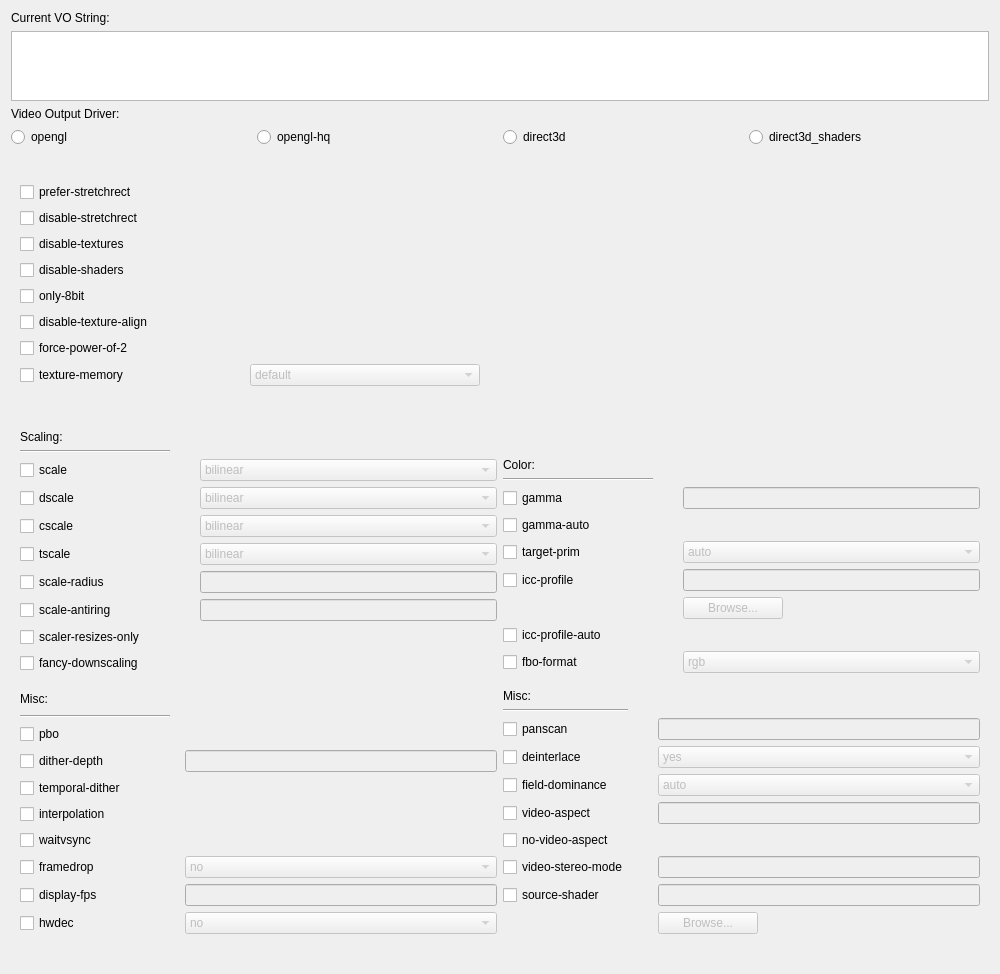
<?xml version="1.0" encoding="UTF-8"?>
<ui version="4.0">
 <class>tabVideo</class>
 <widget class="QWidget" name="tabVideo">
  <property name="windowModality">
   <enum>Qt::WindowModal</enum>
  </property>
  <property name="geometry">
   <rect>
    <x>0</x>
    <y>0</y>
    <width>1000</width>
    <height>900</height>
   </rect>
  </property>
  <property name="windowTitle">
   <string>mpv Configurator - Video</string>
  </property>
  <layout class="QVBoxLayout" name="verticalLayout">
   <item>
    <widget class="QLabel" name="label_current_string">
     <property name="text">
      <string>Current VO String: </string>
     </property>
    </widget>
   </item>
   <item>
    <widget class="QTextEdit" name="textEdit">
     <property name="maximumSize">
      <size>
       <width>16777215</width>
       <height>100</height>
      </size>
     </property>
     <property name="readOnly">
      <bool>true</bool>
     </property>
    </widget>
   </item>
   <item>
    <widget class="QLabel" name="label_video_output">
     <property name="text">
      <string>Video Output Driver:</string>
     </property>
    </widget>
   </item>
   <item>
    <layout class="QHBoxLayout" name="horizontalLayout">
     <item>
      <widget class="QRadioButton" name="radio_preset_opengl">
       <property name="text">
        <string>opengl</string>
       </property>
      </widget>
     </item>
     <item>
      <widget class="QRadioButton" name="radio_preset_openglhq">
       <property name="text">
        <string>opengl-hq</string>
       </property>
      </widget>
     </item>
     <item>
      <widget class="QRadioButton" name="radio_preset_direct3d">
       <property name="text">
        <string>direct3d</string>
       </property>
      </widget>
     </item>
     <item>
      <widget class="QRadioButton" name="radio_preset_direct3d_shaders">
       <property name="text">
        <string>direct3d_shaders</string>
       </property>
      </widget>
     </item>
    </layout>
   </item>
   <item>
    <spacer name="verticalSpacer">
     <property name="orientation">
      <enum>Qt::Vertical</enum>
     </property>
     <property name="sizeHint" stdset="0">
      <size>
       <width>20</width>
       <height>40</height>
      </size>
     </property>
    </spacer>
   </item>
   <item>
    <layout class="QGridLayout" name="gridLayout_2">
     <property name="topMargin">
      <number>10</number>
     </property>
     <item row="1" column="0">
      <widget class="QWidget" name="video_settings_opengl" native="true">
       <layout class="QGridLayout" name="gridLayout">
        <item row="2" column="2">
         <layout class="QGridLayout" name="gridLayout_6">
          <property name="topMargin">
           <number>10</number>
          </property>
          <property name="horizontalSpacing">
           <number>30</number>
          </property>
          <property name="verticalSpacing">
           <number>-1</number>
          </property>
          <item row="0" column="0">
           <widget class="QLabel" name="label_gamma">
            <property name="text">
             <string>Color:</string>
            </property>
           </widget>
          </item>
          <item row="1" column="0">
           <widget class="Line" name="line_2">
            <property name="minimumSize">
             <size>
              <width>150</width>
              <height>0</height>
             </size>
            </property>
            <property name="orientation">
             <enum>Qt::Horizontal</enum>
            </property>
           </widget>
          </item>
          <item row="2" column="0">
           <widget class="QCheckBox" name="box_gamma">
            <property name="text">
             <string>gamma</string>
            </property>
           </widget>
          </item>
          <item row="2" column="1">
           <widget class="QLineEdit" name="value_gamma">
            <property name="enabled">
             <bool>false</bool>
            </property>
           </widget>
          </item>
          <item row="3" column="0">
           <widget class="QCheckBox" name="box_gamma_auto">
            <property name="text">
             <string>gamma-auto</string>
            </property>
           </widget>
          </item>
          <item row="4" column="0">
           <widget class="QCheckBox" name="box_target_prim">
            <property name="text">
             <string>target-prim</string>
            </property>
           </widget>
          </item>
          <item row="4" column="1">
           <widget class="QComboBox" name="target_prim_combobox">
            <property name="enabled">
             <bool>false</bool>
            </property>
            <property name="currentIndex">
             <number>0</number>
            </property>
            <item>
             <property name="text">
              <string>auto</string>
             </property>
            </item>
            <item>
             <property name="text">
              <string>bt.470m</string>
             </property>
            </item>
            <item>
             <property name="text">
              <string>bt.601-525</string>
             </property>
            </item>
            <item>
             <property name="text">
              <string>bt.601-625</string>
             </property>
            </item>
            <item>
             <property name="text">
              <string>bt.709</string>
             </property>
            </item>
            <item>
             <property name="text">
              <string>bt.2020</string>
             </property>
            </item>
            <item>
             <property name="text">
              <string>apple</string>
             </property>
            </item>
            <item>
             <property name="text">
              <string>adobe</string>
             </property>
            </item>
            <item>
             <property name="text">
              <string>prophoto</string>
             </property>
            </item>
            <item>
             <property name="text">
              <string>cie1931</string>
             </property>
            </item>
           </widget>
          </item>
          <item row="5" column="0">
           <widget class="QCheckBox" name="box_icc_profile">
            <property name="text">
             <string>icc-profile</string>
            </property>
           </widget>
          </item>
          <item row="5" column="1">
           <widget class="QLineEdit" name="value_icc_profile">
            <property name="enabled">
             <bool>false</bool>
            </property>
           </widget>
          </item>
          <item row="6" column="1">
           <widget class="QPushButton" name="button_browse_icc_profile">
            <property name="enabled">
             <bool>false</bool>
            </property>
            <property name="maximumSize">
             <size>
              <width>100</width>
              <height>16777215</height>
             </size>
            </property>
            <property name="text">
             <string>Browse...</string>
            </property>
           </widget>
          </item>
          <item row="7" column="0">
           <widget class="QCheckBox" name="box_icc_profile_auto">
            <property name="text">
             <string>icc-profile-auto</string>
            </property>
           </widget>
          </item>
          <item row="8" column="0">
           <widget class="QCheckBox" name="box_fbo_format">
            <property name="accessibleName">
             <string>fbo-format=&lt;fmt&gt;</string>
            </property>
            <property name="text">
             <string>fbo-format</string>
            </property>
           </widget>
          </item>
          <item row="8" column="1">
           <widget class="QComboBox" name="fbo_format_combobox">
            <property name="enabled">
             <bool>false</bool>
            </property>
            <property name="currentIndex">
             <number>0</number>
            </property>
            <item>
             <property name="text">
              <string>rgb</string>
             </property>
            </item>
            <item>
             <property name="text">
              <string>rgba</string>
             </property>
            </item>
            <item>
             <property name="text">
              <string>rgb8</string>
             </property>
            </item>
            <item>
             <property name="text">
              <string>rgb10</string>
             </property>
            </item>
            <item>
             <property name="text">
              <string>rgb10_a2</string>
             </property>
            </item>
            <item>
             <property name="text">
              <string>rgb16</string>
             </property>
            </item>
            <item>
             <property name="text">
              <string>rgb16f</string>
             </property>
            </item>
            <item>
             <property name="text">
              <string>rgb32f</string>
             </property>
            </item>
            <item>
             <property name="text">
              <string>rgba12</string>
             </property>
            </item>
            <item>
             <property name="text">
              <string>rgba16</string>
             </property>
            </item>
            <item>
             <property name="text">
              <string>rgba16f</string>
             </property>
            </item>
            <item>
             <property name="text">
              <string>rgba32f</string>
             </property>
            </item>
           </widget>
          </item>
         </layout>
        </item>
        <item row="4" column="0">
         <layout class="QGridLayout" name="gridLayout_5">
          <property name="topMargin">
           <number>10</number>
          </property>
          <property name="horizontalSpacing">
           <number>15</number>
          </property>
          <property name="verticalSpacing">
           <number>-1</number>
          </property>
          <item row="0" column="0">
           <widget class="QLabel" name="label_misc">
            <property name="text">
             <string>Misc:</string>
            </property>
           </widget>
          </item>
          <item row="1" column="0">
           <widget class="Line" name="line_3">
            <property name="minimumSize">
             <size>
              <width>150</width>
              <height>0</height>
             </size>
            </property>
            <property name="orientation">
             <enum>Qt::Horizontal</enum>
            </property>
           </widget>
          </item>
          <item row="2" column="0">
           <widget class="QCheckBox" name="box_pbo">
            <property name="statusTip">
             <string/>
            </property>
            <property name="text">
             <string>pbo</string>
            </property>
           </widget>
          </item>
          <item row="3" column="0">
           <widget class="QCheckBox" name="box_dither_depth">
            <property name="statusTip">
             <string/>
            </property>
            <property name="text">
             <string>dither-depth</string>
            </property>
           </widget>
          </item>
          <item row="3" column="1">
           <widget class="QLineEdit" name="value_dither_depth">
            <property name="enabled">
             <bool>false</bool>
            </property>
           </widget>
          </item>
          <item row="4" column="0">
           <widget class="QCheckBox" name="box_temporal_dither">
            <property name="statusTip">
             <string/>
            </property>
            <property name="text">
             <string>temporal-dither</string>
            </property>
           </widget>
          </item>
          <item row="5" column="0">
           <widget class="QCheckBox" name="box_interpolation">
            <property name="statusTip">
             <string/>
            </property>
            <property name="text">
             <string>interpolation</string>
            </property>
           </widget>
          </item>
          <item row="6" column="0">
           <widget class="QCheckBox" name="box_waitvsync">
            <property name="statusTip">
             <string/>
            </property>
            <property name="text">
             <string>waitvsync</string>
            </property>
           </widget>
          </item>
          <item row="7" column="0">
           <widget class="QCheckBox" name="box_framedrop_mode">
            <property name="statusTip">
             <string/>
            </property>
            <property name="text">
             <string>framedrop</string>
            </property>
           </widget>
          </item>
          <item row="7" column="1">
           <widget class="QComboBox" name="framedrop_combobox">
            <property name="enabled">
             <bool>false</bool>
            </property>
            <property name="currentIndex">
             <number>0</number>
            </property>
            <item>
             <property name="text">
              <string>no</string>
             </property>
            </item>
            <item>
             <property name="text">
              <string>vo</string>
             </property>
            </item>
            <item>
             <property name="text">
              <string>decoder</string>
             </property>
            </item>
            <item>
             <property name="text">
              <string>decoder+vo</string>
             </property>
            </item>
           </widget>
          </item>
          <item row="8" column="0">
           <widget class="QCheckBox" name="box_display_fps">
            <property name="statusTip">
             <string/>
            </property>
            <property name="text">
             <string>display-fps</string>
            </property>
           </widget>
          </item>
          <item row="8" column="1">
           <widget class="QLineEdit" name="value_display_fps">
            <property name="enabled">
             <bool>false</bool>
            </property>
           </widget>
          </item>
          <item row="9" column="0">
           <widget class="QCheckBox" name="box_hwdec">
            <property name="statusTip">
             <string/>
            </property>
            <property name="text">
             <string>hwdec</string>
            </property>
           </widget>
          </item>
          <item row="9" column="1">
           <widget class="QComboBox" name="hwdec_combobox">
            <property name="enabled">
             <bool>false</bool>
            </property>
            <property name="currentIndex">
             <number>0</number>
            </property>
            <item>
             <property name="text">
              <string>no</string>
             </property>
            </item>
            <item>
             <property name="text">
              <string>auto</string>
             </property>
            </item>
            <item>
             <property name="text">
              <string>vdpau</string>
             </property>
            </item>
            <item>
             <property name="text">
              <string>vaapi</string>
             </property>
            </item>
            <item>
             <property name="text">
              <string>vaapi-copy</string>
             </property>
            </item>
            <item>
             <property name="text">
              <string>vda</string>
             </property>
            </item>
            <item>
             <property name="text">
              <string>dxva2-copy</string>
             </property>
            </item>
            <item>
             <property name="text">
              <string>rpi</string>
             </property>
            </item>
           </widget>
          </item>
         </layout>
        </item>
        <item row="1" column="0" rowspan="2">
         <layout class="QGridLayout" name="gridLayout_4">
          <property name="topMargin">
           <number>20</number>
          </property>
          <property name="horizontalSpacing">
           <number>30</number>
          </property>
          <property name="verticalSpacing">
           <number>-1</number>
          </property>
          <item row="0" column="0">
           <widget class="QLabel" name="label_scaling">
            <property name="text">
             <string>Scaling:</string>
            </property>
           </widget>
          </item>
          <item row="1" column="0">
           <widget class="Line" name="line">
            <property name="minimumSize">
             <size>
              <width>150</width>
              <height>0</height>
             </size>
            </property>
            <property name="orientation">
             <enum>Qt::Horizontal</enum>
            </property>
           </widget>
          </item>
          <item row="2" column="0">
           <widget class="QCheckBox" name="box_scale">
            <property name="text">
             <string>scale</string>
            </property>
           </widget>
          </item>
          <item row="2" column="1">
           <widget class="QComboBox" name="scaler_combobox">
            <property name="enabled">
             <bool>false</bool>
            </property>
            <property name="currentIndex">
             <number>0</number>
            </property>
            <item>
             <property name="text">
              <string>bilinear</string>
             </property>
            </item>
            <item>
             <property name="text">
              <string>spline36</string>
             </property>
            </item>
            <item>
             <property name="text">
              <string>lanczos</string>
             </property>
            </item>
            <item>
             <property name="text">
              <string>ewa_lanczos</string>
             </property>
            </item>
            <item>
             <property name="text">
              <string>ewa_lanczossharp</string>
             </property>
            </item>
            <item>
             <property name="text">
              <string>mitchell</string>
             </property>
            </item>
            <item>
             <property name="text">
              <string>oversample</string>
             </property>
            </item>
           </widget>
          </item>
          <item row="3" column="0">
           <widget class="QCheckBox" name="box_dscale">
            <property name="text">
             <string>dscale</string>
            </property>
           </widget>
          </item>
          <item row="3" column="1">
           <widget class="QComboBox" name="dscale_combobox">
            <property name="enabled">
             <bool>false</bool>
            </property>
            <property name="currentIndex">
             <number>0</number>
            </property>
            <item>
             <property name="text">
              <string>bilinear</string>
             </property>
            </item>
            <item>
             <property name="text">
              <string>spline36</string>
             </property>
            </item>
            <item>
             <property name="text">
              <string>lanczos</string>
             </property>
            </item>
            <item>
             <property name="text">
              <string>ewa_lanczos</string>
             </property>
            </item>
            <item>
             <property name="text">
              <string>ewa_lanczossharp</string>
             </property>
            </item>
            <item>
             <property name="text">
              <string>mitchell</string>
             </property>
            </item>
            <item>
             <property name="text">
              <string>oversample</string>
             </property>
            </item>
           </widget>
          </item>
          <item row="4" column="0">
           <widget class="QCheckBox" name="box_cscale">
            <property name="text">
             <string>cscale</string>
            </property>
           </widget>
          </item>
          <item row="4" column="1">
           <widget class="QComboBox" name="cscale_combobox">
            <property name="enabled">
             <bool>false</bool>
            </property>
            <property name="currentIndex">
             <number>0</number>
            </property>
            <item>
             <property name="text">
              <string>bilinear</string>
             </property>
            </item>
            <item>
             <property name="text">
              <string>spline36</string>
             </property>
            </item>
            <item>
             <property name="text">
              <string>lanczos</string>
             </property>
            </item>
            <item>
             <property name="text">
              <string>ewa_lanczos</string>
             </property>
            </item>
            <item>
             <property name="text">
              <string>ewa_lanczossharp</string>
             </property>
            </item>
            <item>
             <property name="text">
              <string>mitchell</string>
             </property>
            </item>
            <item>
             <property name="text">
              <string>oversample</string>
             </property>
            </item>
           </widget>
          </item>
          <item row="5" column="0">
           <widget class="QCheckBox" name="box_tscale">
            <property name="text">
             <string>tscale</string>
            </property>
           </widget>
          </item>
          <item row="5" column="1">
           <widget class="QComboBox" name="tscale_combobox">
            <property name="enabled">
             <bool>false</bool>
            </property>
            <property name="currentIndex">
             <number>0</number>
            </property>
            <item>
             <property name="text">
              <string>bilinear</string>
             </property>
            </item>
            <item>
             <property name="text">
              <string>spline36</string>
             </property>
            </item>
            <item>
             <property name="text">
              <string>lanczos</string>
             </property>
            </item>
            <item>
             <property name="text">
              <string>ewa_lanczos</string>
             </property>
            </item>
            <item>
             <property name="text">
              <string>ewa_lanczossharp</string>
             </property>
            </item>
            <item>
             <property name="text">
              <string>mitchell</string>
             </property>
            </item>
            <item>
             <property name="text">
              <string>oversample</string>
             </property>
            </item>
           </widget>
          </item>
          <item row="6" column="0">
           <widget class="QCheckBox" name="box_scale_radius">
            <property name="statusTip">
             <string/>
            </property>
            <property name="text">
             <string>scale-radius</string>
            </property>
           </widget>
          </item>
          <item row="6" column="1">
           <widget class="QLineEdit" name="value_scale_radius">
            <property name="enabled">
             <bool>false</bool>
            </property>
           </widget>
          </item>
          <item row="7" column="0">
           <widget class="QCheckBox" name="box_scale_antiring">
            <property name="statusTip">
             <string/>
            </property>
            <property name="text">
             <string>scale-antiring</string>
            </property>
           </widget>
          </item>
          <item row="7" column="1">
           <widget class="QLineEdit" name="value_scale_antiring">
            <property name="enabled">
             <bool>false</bool>
            </property>
           </widget>
          </item>
          <item row="8" column="0">
           <widget class="QCheckBox" name="box_scale_resizes_only">
            <property name="statusTip">
             <string/>
            </property>
            <property name="text">
             <string>scaler-resizes-only</string>
            </property>
           </widget>
          </item>
          <item row="9" column="0">
           <widget class="QCheckBox" name="box_fancy_downscaling">
            <property name="statusTip">
             <string/>
            </property>
            <property name="text">
             <string>fancy-downscaling</string>
            </property>
           </widget>
          </item>
         </layout>
        </item>
        <item row="4" column="2">
         <layout class="QGridLayout" name="gridLayout_7">
          <property name="topMargin">
           <number>10</number>
          </property>
          <property name="horizontalSpacing">
           <number>30</number>
          </property>
          <property name="verticalSpacing">
           <number>-1</number>
          </property>
          <item row="9" column="1">
           <widget class="QPushButton" name="button_browse_source_shader">
            <property name="enabled">
             <bool>false</bool>
            </property>
            <property name="maximumSize">
             <size>
              <width>100</width>
              <height>16777215</height>
             </size>
            </property>
            <property name="text">
             <string>Browse...</string>
            </property>
           </widget>
          </item>
          <item row="6" column="0">
           <widget class="QCheckBox" name="box_no_video_aspect_2">
            <property name="text">
             <string>no-video-aspect</string>
            </property>
           </widget>
          </item>
          <item row="8" column="1">
           <widget class="QLineEdit" name="value_source_shader">
            <property name="enabled">
             <bool>false</bool>
            </property>
           </widget>
          </item>
          <item row="8" column="0">
           <widget class="QCheckBox" name="box_source_shader">
            <property name="text">
             <string>source-shader</string>
            </property>
           </widget>
          </item>
          <item row="4" column="1">
           <widget class="QComboBox" name="fielddominance_combobox">
            <property name="enabled">
             <bool>false</bool>
            </property>
            <property name="currentIndex">
             <number>0</number>
            </property>
            <item>
             <property name="text">
              <string>auto</string>
             </property>
            </item>
            <item>
             <property name="text">
              <string>top</string>
             </property>
            </item>
            <item>
             <property name="text">
              <string>bottom</string>
             </property>
            </item>
           </widget>
          </item>
          <item row="7" column="1">
           <widget class="QLineEdit" name="value_video_stereo_mode">
            <property name="enabled">
             <bool>false</bool>
            </property>
           </widget>
          </item>
          <item row="2" column="0">
           <widget class="QCheckBox" name="box_panscan">
            <property name="statusTip">
             <string/>
            </property>
            <property name="text">
             <string>panscan</string>
            </property>
           </widget>
          </item>
          <item row="2" column="1">
           <widget class="QLineEdit" name="value_panscan">
            <property name="enabled">
             <bool>false</bool>
            </property>
           </widget>
          </item>
          <item row="3" column="0">
           <widget class="QCheckBox" name="box_deinterlace">
            <property name="text">
             <string>deinterlace</string>
            </property>
           </widget>
          </item>
          <item row="7" column="0">
           <widget class="QCheckBox" name="box_video_stereo_mode">
            <property name="text">
             <string>video-stereo-mode</string>
            </property>
           </widget>
          </item>
          <item row="5" column="1">
           <widget class="QLineEdit" name="value_video_aspect">
            <property name="enabled">
             <bool>false</bool>
            </property>
           </widget>
          </item>
          <item row="5" column="0">
           <widget class="QCheckBox" name="box_video_aspect">
            <property name="text">
             <string>video-aspect</string>
            </property>
           </widget>
          </item>
          <item row="4" column="0">
           <widget class="QCheckBox" name="box_fielddominance">
            <property name="text">
             <string>field-dominance</string>
            </property>
           </widget>
          </item>
          <item row="3" column="1">
           <widget class="QComboBox" name="deinterlace_combobox">
            <property name="enabled">
             <bool>false</bool>
            </property>
            <property name="currentIndex">
             <number>0</number>
            </property>
            <item>
             <property name="text">
              <string>yes</string>
             </property>
            </item>
            <item>
             <property name="text">
              <string>no</string>
             </property>
            </item>
            <item>
             <property name="text">
              <string>auto</string>
             </property>
            </item>
           </widget>
          </item>
          <item row="0" column="0">
           <widget class="QLabel" name="label_misc_2">
            <property name="text">
             <string>Misc:</string>
            </property>
           </widget>
          </item>
          <item row="1" column="0">
           <widget class="Line" name="line_4">
            <property name="orientation">
             <enum>Qt::Horizontal</enum>
            </property>
           </widget>
          </item>
         </layout>
        </item>
       </layout>
       <zorder>formLayoutWidget</zorder>
       <zorder>formLayoutWidget_2</zorder>
       <zorder>formLayoutWidget_3</zorder>
       <zorder>formLayoutWidget_4</zorder>
       <zorder>video_settings_direct3d</zorder>
      </widget>
     </item>
     <item row="0" column="0">
      <widget class="QWidget" name="video_settings_direct3d" native="true">
       <property name="enabled">
        <bool>true</bool>
       </property>
       <property name="sizeIncrement">
        <size>
         <width>0</width>
         <height>0</height>
        </size>
       </property>
       <layout class="QGridLayout" name="gridLayout_3">
        <item row="0" column="0">
         <layout class="QGridLayout" name="gridLayout_8">
          <property name="topMargin">
           <number>10</number>
          </property>
          <property name="rightMargin">
           <number>500</number>
          </property>
          <property name="horizontalSpacing">
           <number>0</number>
          </property>
          <property name="verticalSpacing">
           <number>-1</number>
          </property>
          <item row="0" column="0">
           <widget class="QCheckBox" name="box_prefer_stretchrect">
            <property name="text">
             <string>prefer-stretchrect</string>
            </property>
           </widget>
          </item>
          <item row="1" column="0">
           <widget class="QCheckBox" name="box_disablestretchrect">
            <property name="text">
             <string>disable-stretchrect</string>
            </property>
           </widget>
          </item>
          <item row="2" column="0">
           <widget class="QCheckBox" name="box_disable_textures">
            <property name="text">
             <string>disable-textures</string>
            </property>
           </widget>
          </item>
          <item row="3" column="0">
           <widget class="QCheckBox" name="box_disable_shaders">
            <property name="text">
             <string>disable-shaders</string>
            </property>
           </widget>
          </item>
          <item row="4" column="0">
           <widget class="QCheckBox" name="box_only_8_bit">
            <property name="text">
             <string>only-8bit</string>
            </property>
           </widget>
          </item>
          <item row="5" column="0">
           <widget class="QCheckBox" name="box_disable_texture_align">
            <property name="text">
             <string>disable-texture-align</string>
            </property>
           </widget>
          </item>
          <item row="6" column="0">
           <widget class="QCheckBox" name="box_force_power_of_2">
            <property name="text">
             <string>force-power-of-2</string>
            </property>
           </widget>
          </item>
          <item row="7" column="0">
           <widget class="QCheckBox" name="box_texture_memory">
            <property name="text">
             <string>texture-memory</string>
            </property>
           </widget>
          </item>
          <item row="7" column="1">
           <widget class="QComboBox" name="texture_memory_combobox">
            <property name="enabled">
             <bool>false</bool>
            </property>
            <property name="editable">
             <bool>false</bool>
            </property>
            <property name="currentText">
             <string>default</string>
            </property>
            <item>
             <property name="text">
              <string>default</string>
             </property>
            </item>
            <item>
             <property name="text">
              <string>default-pool</string>
             </property>
            </item>
            <item>
             <property name="text">
              <string>default-pool-shadow</string>
             </property>
            </item>
            <item>
             <property name="text">
              <string>managed</string>
             </property>
            </item>
            <item>
             <property name="text">
              <string>scratch</string>
             </property>
            </item>
            <item>
             <property name="text">
              <string>swap-discard</string>
             </property>
            </item>
            <item>
             <property name="text">
              <string>exact-backbuffer</string>
             </property>
            </item>
           </widget>
          </item>
         </layout>
        </item>
       </layout>
      </widget>
     </item>
    </layout>
   </item>
   <item>
    <spacer name="verticalSpacer_2">
     <property name="orientation">
      <enum>Qt::Vertical</enum>
     </property>
     <property name="sizeHint" stdset="0">
      <size>
       <width>20</width>
       <height>40</height>
      </size>
     </property>
    </spacer>
   </item>
   <item>
    <widget class="QLabel" name="label_preset">
     <property name="text">
      <string/>
     </property>
    </widget>
   </item>
  </layout>
 </widget>
 <resources/>
 <connections>
  <connection>
   <sender>radio_preset_openglhq</sender>
   <signal>toggled(bool)</signal>
   <receiver>video_settings_opengl</receiver>
   <slot>setVisible(bool)</slot>
   <hints>
    <hint type="sourcelabel">
     <x>200</x>
     <y>199</y>
    </hint>
    <hint type="destinationlabel">
     <x>479</x>
     <y>589</y>
    </hint>
   </hints>
  </connection>
  <connection>
   <sender>radio_preset_direct3d</sender>
   <signal>toggled(bool)</signal>
   <receiver>video_settings_direct3d</receiver>
   <slot>setVisible(bool)</slot>
   <hints>
    <hint type="sourcelabel">
     <x>480</x>
     <y>199</y>
    </hint>
    <hint type="destinationlabel">
     <x>479</x>
     <y>589</y>
    </hint>
   </hints>
  </connection>
  <connection>
   <sender>radio_preset_direct3d_shaders</sender>
   <signal>toggled(bool)</signal>
   <receiver>video_settings_direct3d</receiver>
   <slot>setVisible(bool)</slot>
   <hints>
    <hint type="sourcelabel">
     <x>340</x>
     <y>199</y>
    </hint>
    <hint type="destinationlabel">
     <x>479</x>
     <y>589</y>
    </hint>
   </hints>
  </connection>
  <connection>
   <sender>radio_preset_opengl</sender>
   <signal>toggled(bool)</signal>
   <receiver>video_settings_opengl</receiver>
   <slot>setVisible(bool)</slot>
   <hints>
    <hint type="sourcelabel">
     <x>100</x>
     <y>199</y>
    </hint>
    <hint type="destinationlabel">
     <x>479</x>
     <y>589</y>
    </hint>
   </hints>
  </connection>
  <connection>
   <sender>box_tscale</sender>
   <signal>toggled(bool)</signal>
   <receiver>box_interpolation</receiver>
   <slot>setChecked(bool)</slot>
   <hints>
    <hint type="sourcelabel">
     <x>84</x>
     <y>419</y>
    </hint>
    <hint type="destinationlabel">
     <x>105</x>
     <y>759</y>
    </hint>
   </hints>
  </connection>
  <connection>
   <sender>box_source_shader</sender>
   <signal>toggled(bool)</signal>
   <receiver>button_browse_source_shader</receiver>
   <slot>setEnabled(bool)</slot>
   <hints>
    <hint type="sourcelabel">
     <x>1141</x>
     <y>656</y>
    </hint>
    <hint type="destinationlabel">
     <x>1292</x>
     <y>697</y>
    </hint>
   </hints>
  </connection>
  <connection>
   <sender>box_icc_profile</sender>
   <signal>toggled(bool)</signal>
   <receiver>button_browse_icc_profile</receiver>
   <slot>setEnabled(bool)</slot>
   <hints>
    <hint type="sourcelabel">
     <x>500</x>
     <y>385</y>
    </hint>
    <hint type="destinationlabel">
     <x>640</x>
     <y>426</y>
    </hint>
   </hints>
  </connection>
 </connections>
</ui>
